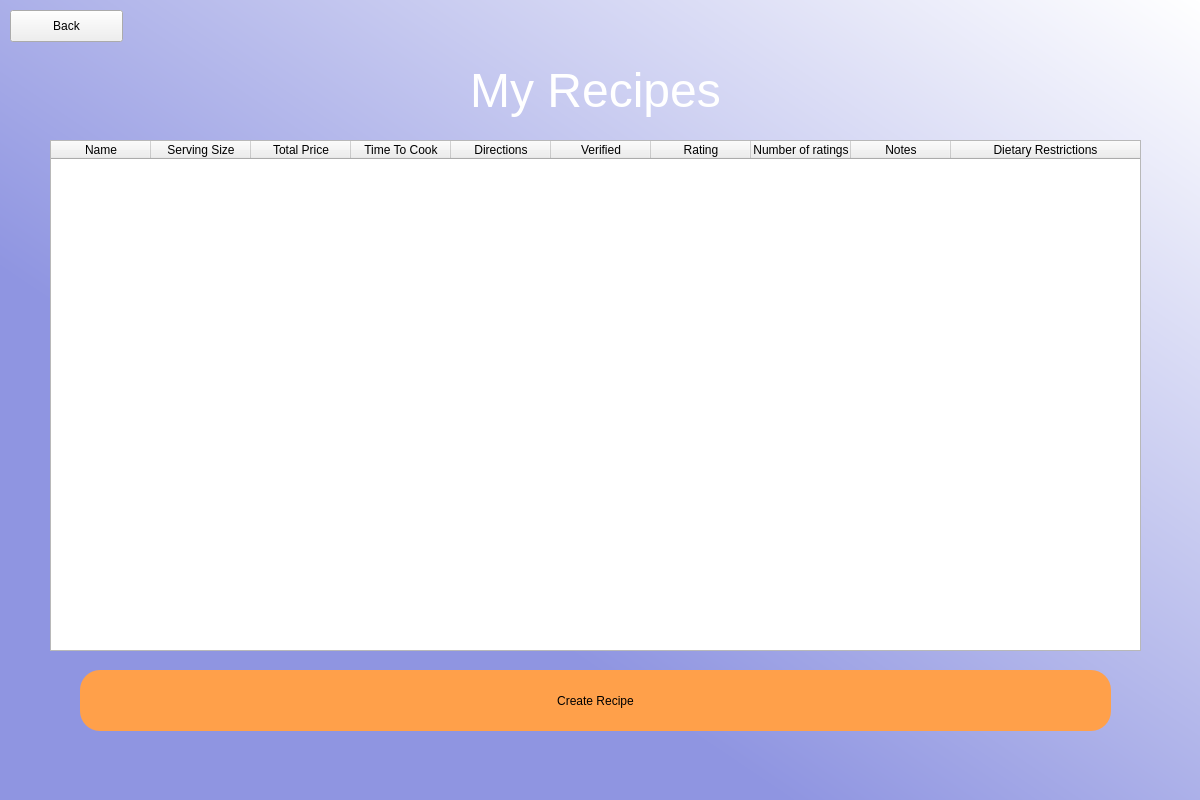
<?xml version="1.0" encoding="UTF-8"?>
<ui version="4.0">
 <class>Dialog</class>
 <widget class="QDialog" name="Dialog">
  <property name="geometry">
   <rect>
    <x>0</x>
    <y>0</y>
    <width>1200</width>
    <height>800</height>
   </rect>
  </property>
  <property name="windowTitle">
   <string>Dialog</string>
  </property>
  <widget class="QWidget" name="widget" native="true">
   <property name="geometry">
    <rect>
     <x>0</x>
     <y>0</y>
     <width>1201</width>
     <height>801</height>
    </rect>
   </property>
   <property name="styleSheet">
    <string notr="true">QWidget#widget{
background-color:qlineargradient(spread:pad, x1:0.275626, y1:0.715909, x2:1, y2:0, stop:0.0689655 rgba(143, 149, 225, 255), stop:1 rgba(255, 255, 255, 255));}</string>
   </property>
   <widget class="QPushButton" name="createRecpB">
    <property name="geometry">
     <rect>
      <x>80</x>
      <y>670</y>
      <width>1031</width>
      <height>61</height>
     </rect>
    </property>
    <property name="styleSheet">
     <string notr="true">border-radius:20px;
background-color: rgb(255, 160, 74);
font:rgb(0, 0, 0);</string>
    </property>
    <property name="text">
     <string>Create Recipe</string>
    </property>
   </widget>
   <widget class="QTableWidget" name="listOfRecp">
    <property name="geometry">
     <rect>
      <x>50</x>
      <y>140</y>
      <width>1091</width>
      <height>511</height>
     </rect>
    </property>
    <property name="sizeAdjustPolicy">
     <enum>QAbstractScrollArea::AdjustToContents</enum>
    </property>
    <property name="editTriggers">
     <set>QAbstractItemView::DoubleClicked</set>
    </property>
    <property name="wordWrap">
     <bool>true</bool>
    </property>
    <attribute name="horizontalHeaderCascadingSectionResizes">
     <bool>false</bool>
    </attribute>
    <attribute name="horizontalHeaderDefaultSectionSize">
     <number>100</number>
    </attribute>
    <attribute name="horizontalHeaderMinimumSectionSize">
     <number>100</number>
    </attribute>
    <attribute name="horizontalHeaderStretchLastSection">
     <bool>true</bool>
    </attribute>
    <column>
     <property name="text">
      <string>Name</string>
     </property>
    </column>
    <column>
     <property name="text">
      <string>Serving Size</string>
     </property>
    </column>
    <column>
     <property name="text">
      <string>Total Price</string>
     </property>
    </column>
    <column>
     <property name="text">
      <string>Time To Cook</string>
     </property>
    </column>
    <column>
     <property name="text">
      <string>Directions</string>
     </property>
    </column>
    <column>
     <property name="text">
      <string>Verified</string>
     </property>
    </column>
    <column>
     <property name="text">
      <string>Rating</string>
     </property>
    </column>
    <column>
     <property name="text">
      <string>Number of ratings</string>
     </property>
    </column>
    <column>
     <property name="text">
      <string>Notes</string>
     </property>
    </column>
    <column>
     <property name="text">
      <string>Dietary Restrictions</string>
     </property>
    </column>
   </widget>
   <widget class="QPushButton" name="back">
    <property name="enabled">
     <bool>true</bool>
    </property>
    <property name="geometry">
     <rect>
      <x>10</x>
      <y>10</y>
      <width>113</width>
      <height>32</height>
     </rect>
    </property>
    <property name="text">
     <string>Back</string>
    </property>
    <property name="autoDefault">
     <bool>true</bool>
    </property>
   </widget>
   <widget class="QLabel" name="errorLabel">
    <property name="geometry">
     <rect>
      <x>400</x>
      <y>20</y>
      <width>451</width>
      <height>21</height>
     </rect>
    </property>
    <property name="styleSheet">
     <string notr="true">font: 12pt &quot;Times New Roman&quot;; color: rgb(255, 0, 16)</string>
    </property>
    <property name="text">
     <string/>
    </property>
    <property name="alignment">
     <set>Qt::AlignCenter</set>
    </property>
   </widget>
   <widget class="QLabel" name="label">
    <property name="geometry">
     <rect>
      <x>250</x>
      <y>60</y>
      <width>691</width>
      <height>61</height>
     </rect>
    </property>
    <property name="font">
     <font>
      <family>.AppleSystemUIFont</family>
      <pointsize>36</pointsize>
      <weight>50</weight>
      <italic>false</italic>
      <bold>false</bold>
     </font>
    </property>
    <property name="styleSheet">
     <string notr="true">font: 36pt &quot;.AppleSystemUIFont&quot;; color:rgb(255, 255, 255)</string>
    </property>
    <property name="text">
     <string>My Recipes</string>
    </property>
    <property name="alignment">
     <set>Qt::AlignCenter</set>
    </property>
   </widget>
  </widget>
 </widget>
 <resources/>
 <connections/>
</ui>
